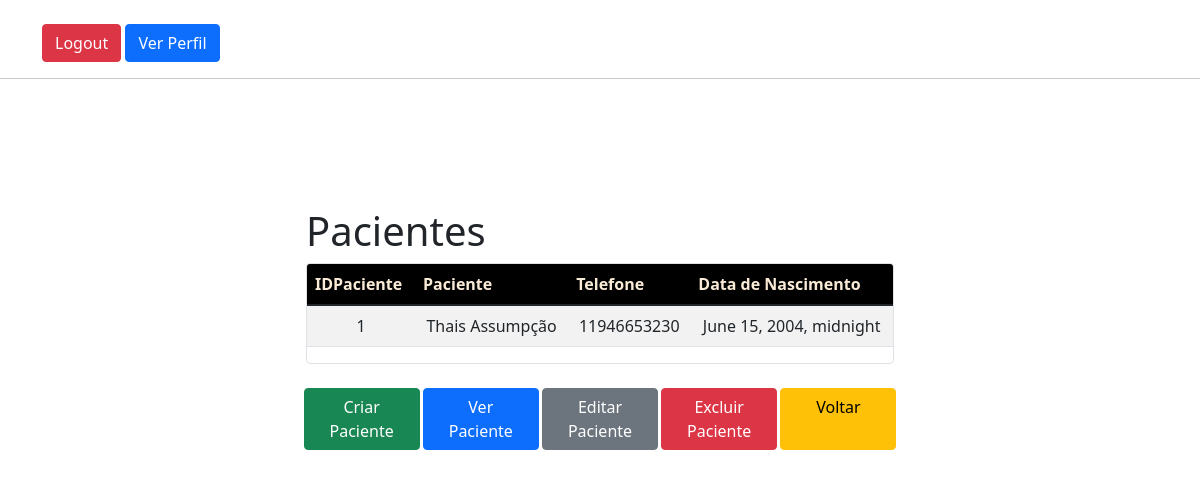
The app's page /polls/getpacientesprofissional/ (signed in), older data.
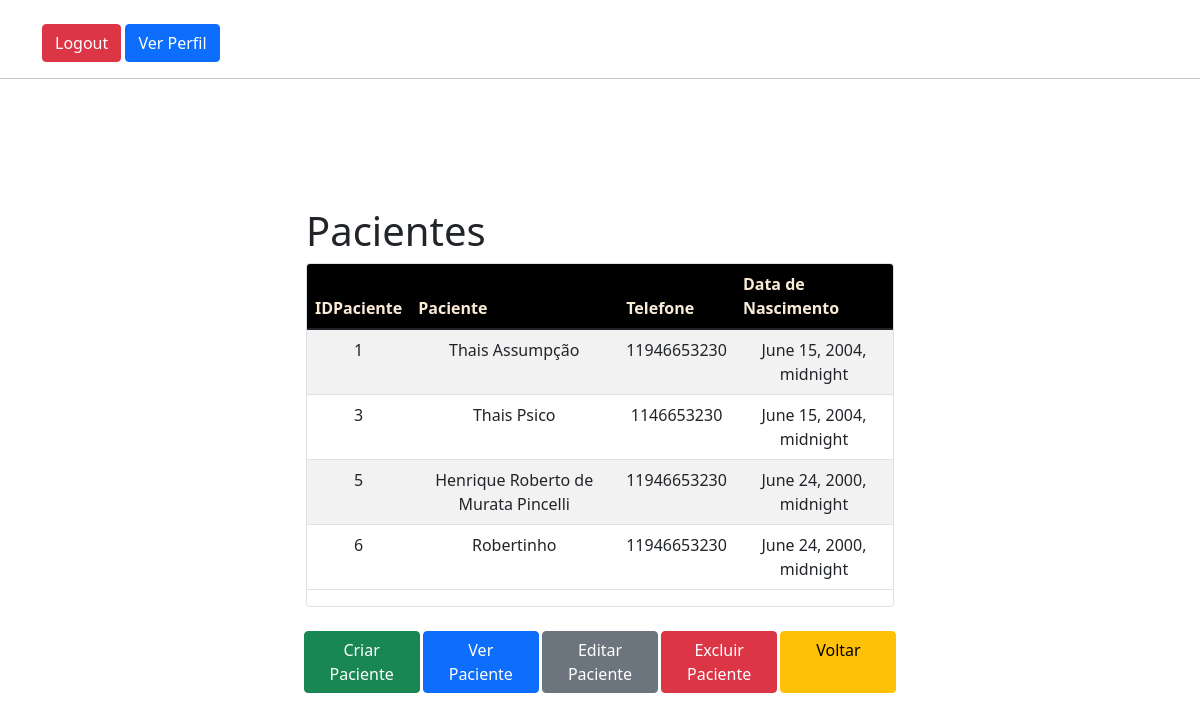
The same page, newer data.
### polls/models.py (models this page shows, shortened)
class Paciente(models.Model):
    IDPaciente = models.AutoField(primary_key=True)
    IDProfissional = models.ForeignKey(ProfissionalSaude, on_delete=models.CASCADE)
    NomeCompleto = models.CharField(max_length=255)
    Telefone = models.CharField(max_length=20, null=True)
    DataNascimento = models.DateTimeField(null=True)
    Cidade = models.CharField(max_length=255, null=True)
    opcoesDeficiencia = (
        ("defvisual", "Deficiência Visual"),
        ("defauditiva", "Deficiência Auditiva"),
        ("defmotora", "Deficiência Motora"),
        ("defcognitiva", "Deficiência Cognitiva"),
        ("defFalaLinguagem", "Deficiência de Fala e Linguagem"),
        ("defpsicossocialmental", "Deficiência Psicossocial ou Mental"),
        ("defcronicasaude", "Deficiência Crônica de Saúde"),
        ("defsensorial", "Deficiência Sensorial"),
        ("outra", "Outra"),
    )
    Deficiencia = models.CharField(max_length=1000, choices=opcoesDeficiencia)
    Remedio = models.TextField(null=True)
    opcoesEnfermidades = (
        ("infecciosas", "Infecciosas"),
        ("cardiovasculares", "Cardiovasculares"),
        ("respiratorias", "Respiratórias"),
        ("neurologicas", "Neurológicas"),
        ("endocrinas", "Endócrinas"),
        ("gastrointestinais", "Gastrointestinais"),
        ("renais", "Renais"),
        ("musculoesqueleticas", "Musculoesqueléticas"),
        ("psiquiatricas", "Psiquiátricas"),
        ("geneticas", "Genéticas"),
        ("outra", "Outra"),
    )
    Enfermidades = models.CharField(max_length=1000, choices=opcoesEnfermidades)
    opcoesEncaminhamento = (
        ("medico", "Médico"),
        ("escolar", "Escolar"),
        ("profsaude", "Outros Profissionais de Saúde"),
        ("empresarial", "Empresarial"),
        ("assistsocial", "Assistência Social"),
        ("profsaudemental", "Profissionais da Saúde Mental"),
        ("autoprocura", "Autoprocura"),
        ("recomendacao", "Recomendação"),
        ("nenhumaOpcao", "Nenhuma das Opções"),
    )
    Encaminhamento = models.CharField(max_length=255, choices=opcoesEncaminhamento)
    opcoesEstadoCivil = (
        ("solteiro", "Solteiro(a)"),
        ("casado", "Casado(a)"),
        ("divorciado", "Divorciado(a)"),
        ("viuvo", "Viúvo(a)"),
        ("separado", "Separado(a)"),
        ("uniaoestavel", "União Estável (ou Convivência Marital)"),
        ("casadoseparacao", "Casado(a) com Separação de Bens"),
        ("casadouniversal", "Casado(a) sob Regime de Comunhão Universal de Bens"),
        ("casadoparcial", "Casado(a) sob Regime de Comunhão Parcial de Bens"),
        ("casadofinal", "Casado(a) sob Regime de Participação Final nos Aquestos"),
    )
    EstadoCivil = models.CharField(max_length=255, choices=opcoesEstadoCivil)
    Cor = models.CharField(max_length=255, null=True)
    CreatedAt = models.DateTimeField()
    UpdatedAt = models.DateTimeField()
    Active = models.BooleanField()
    IDReference = models.TextField(max_length=255)

### polls/views.py (the view)
# urls.py: path("getpacientesprofissional/", views.GetPacientesProfissional, name="GetPacientesProfissional"),
@login_required
def GetPacientesProfissional(request):
    context = {}
    paciente = Paciente.objects.filter(IDReference=request.user.id, Active=True)
    pacienteData = [{
        "IDPaciente": item.IDPaciente,
        "NomeCompleto": item.NomeCompleto,
        "Telefone": item.Telefone,
        "DataNascimento": item.DataNascimento,
        "Cidade": item.Cidade,
        "Deficiencia": item.Deficiencia,
        "Remedio": item.Remedio,
        "Enfermidades": item.Enfermidades,
        "Encaminhamento": item.Encaminhamento,
        "EstadoCivil": item.EstadoCivil
    } for item in paciente]
    context["paciente"] = pacienteData
    return render(request, "reads/getpacientesprofissional.html", context)

### templates/reads/getpacientesprofissional.html (shortened to what this page needs)
{% extends "base.html" %}
{% load static %}
{% load bootstrap_icons %}
{% load widget_tweaks %}
{% block content %}
<div class="col-md-6">
  <h1>Pacientes</h1>
  <div style="overflow: auto;max-height: 25rem;" class=" table-responsive-xl overflow-auto border rounded col card">
    <table id="tabe-requests" class="table table-striped" style="overflow: auto;max-height: 25rem;">
      <thead style="background-color: black;color: antiquewhite;">
        <tr>
          <th scope="col">IDPaciente</th>
          <th scope="col">Paciente</th>
          <th scope="col">Telefone</th>
          <th scope="col">Data de Nascimento</th>
        </tr>
      </thead>
      <tbody style="overflow-y: scroll; max-height: 25rem;" class="text-center">
        {% for pacient in paciente %}
        <tr>
          <td>{{pacient.IDPaciente}}</td>
          <td>{{pacient.NomeCompleto}}</td>
          <td>{{pacient.Telefone}}</td>
          <td>{{pacient.DataNascimento}}</td>
        </tr>
        {% endfor %}
      </tbody>
    </table>
  </div>
<div class="row" style="padding: 0.5rem;">
  <a style="margin: 0.1rem; margin-top: 1rem;"  href="{% url 'workinator:CadastroPaciente' %}" class=" col btn btn-success">Criar Paciente</a>
  <a style="margin: 0.1rem; margin-top: 1rem;"  href="{% url 'workinator:GetPaciente' %}" class=" col btn btn-primary">Ver Paciente</a>
  <a style="margin: 0.1rem; margin-top: 1rem;"  href="{% url 'workinator:AtualizaPaciente' %}" class=" col btn btn-secondary">Editar Paciente</a>
  <a style="margin: 0.1rem; margin-top: 1rem;"  href="{% url 'workinator:DeletePaciente' %}" class=" col btn btn-danger">Excluir Paciente</a>
  <a style="margin: 0.1rem; margin-top: 1rem;"  href="{% url 'workinator:GetConsultasProfissional' %}" class=" col btn btn-warning">Voltar</a>
</div>
{% endblock %}

Row changes from the older to the newer data that the page shows:
added Paciente: NomeCompleto "Thais Psico", Telefone "1146653230", DataNascimento "June 15, 2004, midnight"
added Paciente: NomeCompleto "Henrique Roberto de Murata Pincelli", Telefone "11946653230", DataNascimento "June 24, 2000, midnight"
added Paciente: NomeCompleto "Robertinho", Telefone "11946653230", DataNascimento "June 24, 2000, midnight"
Text that changed along with them:
new list line: "3"
new list line: "5"
new list line: "6"
